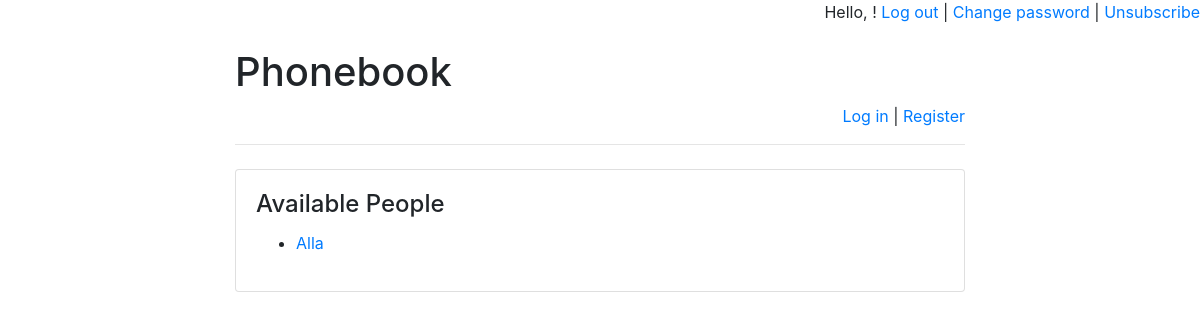
The page /phonebook/ on the database as committed earlier.
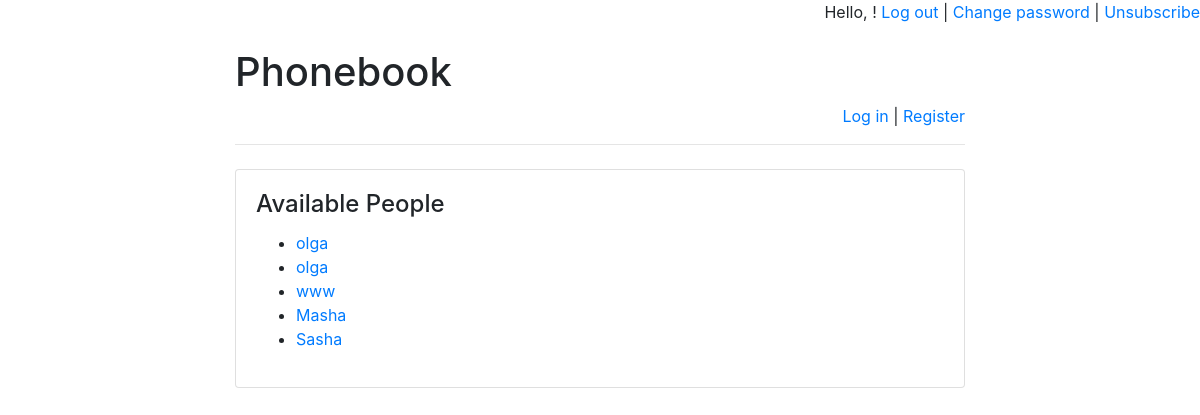
The same page on the database as committed later.
### phonebook/models.py (models this page shows)
class Name(models.Model):
    person_name = models.CharField(max_length=255)
    pub_date = models.DateTimeField('date published')

### phonebook/views.py (the view)
# urls.py: path(r'', views.index, name='index'),
def index(request):
    message = None
    if "message" in request.GET:
        message = request.GET["message"]
    return render(
        request,
        "index.html",
        {
            "latest_names":
                Name.objects.order_by('-pub_date')[:5],
            "message": message
        }
    )

### templates/index.html (shortened to what this page needs)
{% extends 'base.html' %}
{% block main %}
<h4 class="card-title">Available People</h4>
{% if latest_names %}
<ul>
{% for name in latest_names %}
 <li>
                <a href="/phonebook/{{ name.id }}/">
                    {{ name.person_name }}
                </a>
            </li>
{% endfor %}
</ul>
{% else %}
<p>No people are available right now.</p>
{% endif %}
{% endblock %}

### templates/base.html (shortened to what this page needs)
<!doctype html>
<html lang="en">
<head> <meta charset="utf-8">
<p class="text-right">
Hello, {{ user.username }}!
<a href="/phonebook/logout">Log out</a> |
<a href="/phonebook/password-change">Change password</a>
{% if user.email == '' %}
| <a href="/phonebook/subscribe">Subscribe</a>
{% else %}
| <a href="/phonebook/unsubscribe">Unsubscribe</a>
{% endif %}
</p>
    <link rel="stylesheet" href="https://stackpath.bootstrapcdn.com/bootstrap/4.1.3/css/bootstrap.min.css">
    <title>Phonebook</title> </head> <body> <div class="container"> <div class="row justify-content-center">
    <div class="col-8">
        <h1 class="mt-2">Phonebook</h1> {% if user.is_authenticated %} <p class="text-right"> Hello, {{ user.username }}! <a href="/phonebook/logout">Log out</a> | <a href="/phonebook/password-change"> Change password </a>
    </p> {% else %} <p class="text-right"> <a href="/phonebook/login">Log in</a> | <a href="/phonebook/register">Register</a>
    </p> {% endif %} <hr class="mt-0 mb-4"> <div class="card"> <div class="card-body">
        {% block main %} {% endblock %} </div>
    </div> </div> </div> </div> </body> </html>

Rows that differ between the two databases and show on the page:
no longer on this page (row edited): Name: person_name "Alla"
added Name: person_name "olga"
added Name: person_name "olga"
added Name: person_name "www"
added Name: person_name "Masha"
added Name: person_name "Sasha"
